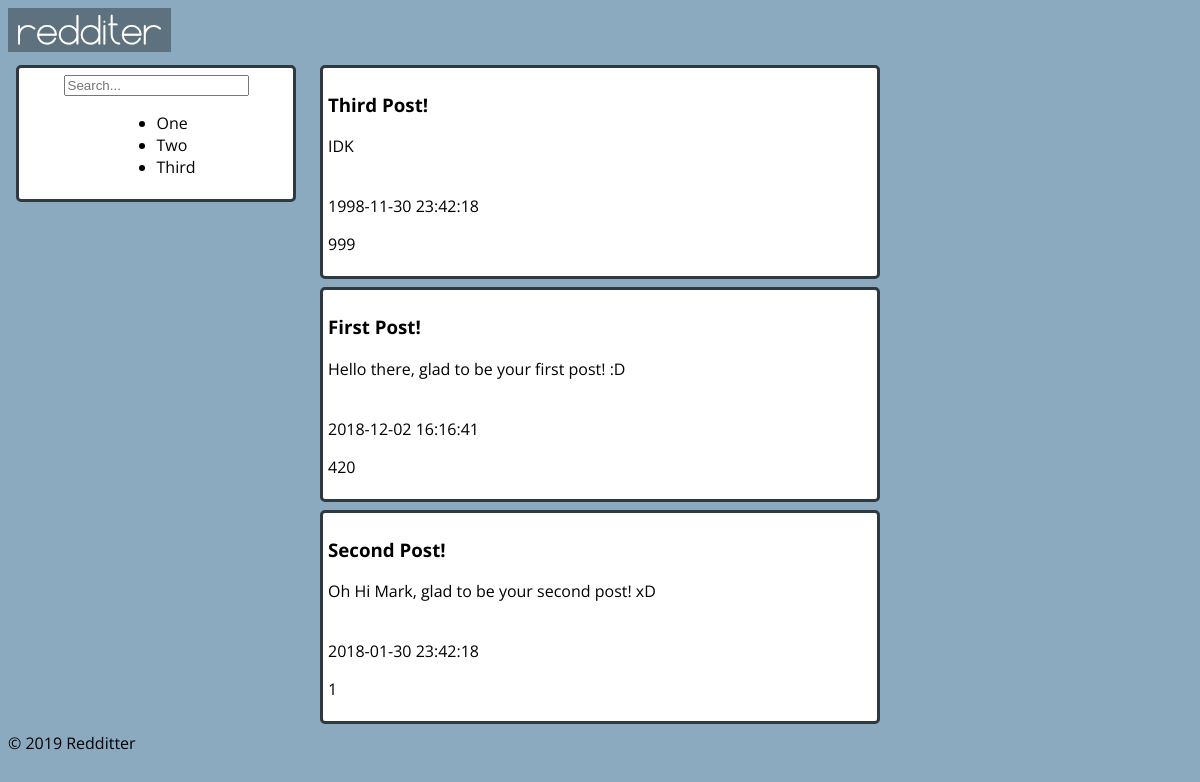
The app's page /pages/feed_page.php, older data.
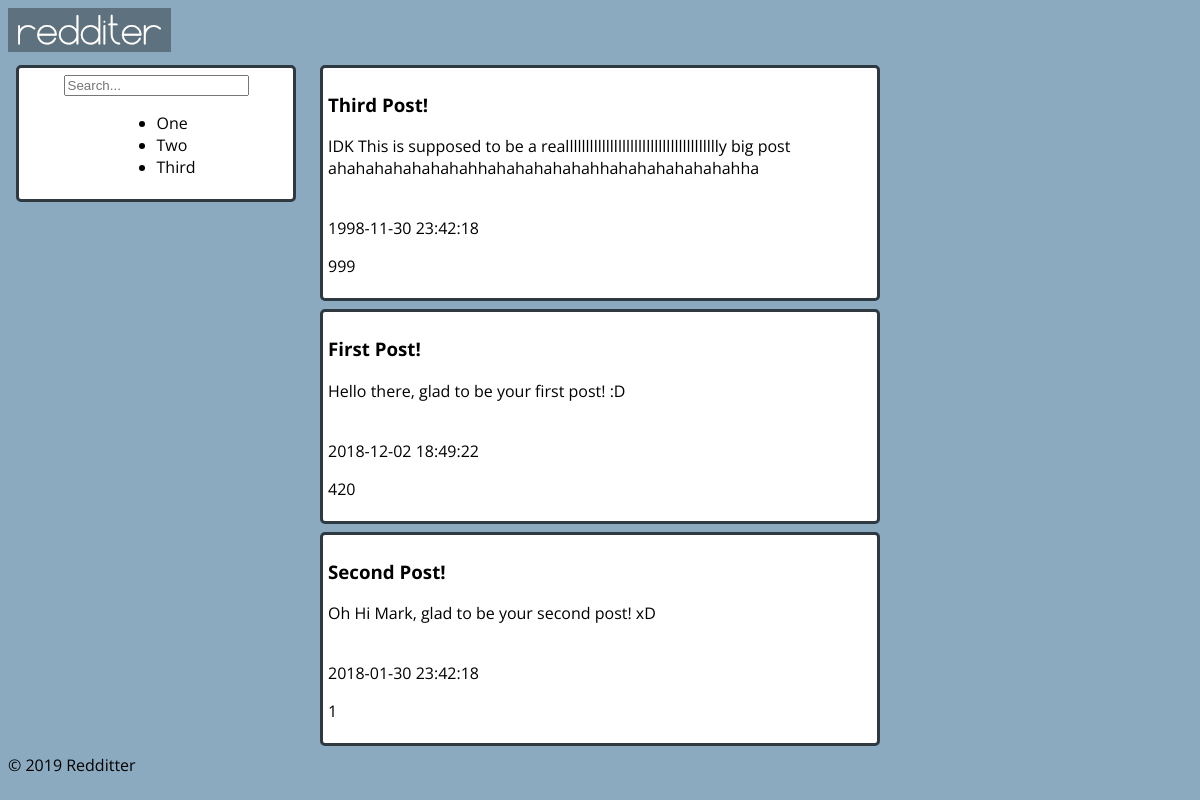
The same page, newer data.
### tables this page shows
CREATE TABLE Post (
    postID INTEGER PRIMARY KEY AUTOINCREMENT,
    userID VARCHAR REFERENCES User ON DELETE CASCADE,
    title VARCHAR NOT NULL,
    content VARCHAR NOT NULL,
    postDate DATE NOT NULL DEFAULT (datetime('now', 'localtime')),
    points INTEGER DEFAULT 0
);

### database/post.php (called while the page is built, shortened)
<?php
function getAllPosts($cat, $order) {
	global $dbh;
	try {
		switch($cat) {
			case "p":
				if($order == "a")
					$stmt = $dbh->prepare("SELECT * FROM Post ORDER BY points ASC");
				else if($order == "d")
					$stmt = $dbh->prepare("SELECT * FROM Post ORDER BY points DESC");
				break;
		}
		$stmt->execute();
		return $stmt->fetchAll();
	} catch(PDOException $e) {
		echo $e->getMessage();
		return null;
	}
}
?>

### templates/components/story-post.php (the view)
<article id='story-post' class='container'>
    <a href='/pages/post_page.php?id=<?=$post['postID']?>'>
        <h3><?=$post['title']?></h3>
        <p><?=$post['content']?></p> <br> <?=$post['postDate']?>
        <p> <?=$post['points']?> </p>
    </a>
</article>

### templates/common/header.php (shortened to what this page needs)
<!DOCTYPE html>
<html>
    <head>
        <link href='/css/style.css' rel='stylesheet'>
    </head>
    <body>
        <header id='top-bar'>
            <a href='/'><img src='/img/logo.png' /></a>
        </header>

### pages/feed_page.php
<?php
	require_once($_SERVER['DOCUMENT_ROOT'].'/includes/init.php');
	include_once($_SERVER['DOCUMENT_ROOT'].'/templates/common/header.php');
?>
<div id='feed' class='page'>
	<?php include_once($_SERVER['DOCUMENT_ROOT'].'/templates/components/side-bar.php'); ?>
	<div id='list-posts'>
		<?php
			include_once($_SERVER['DOCUMENT_ROOT'].'/database/post.php');
			$posts = getAllPosts('p', 'd');
			foreach($posts as $post) {
				include($_SERVER['DOCUMENT_ROOT'].'/templates/components/story-post.php');
			}
		?>
	</div>
</div>
<?php include_once($_SERVER['DOCUMENT_ROOT'].'/templates/common/footer.php'); ?>

### templates/components/side-bar.php
<aside id='side-bar' class='container'>
    <div id='search'>
        <input type='text' placeholder='Search...'>
    </div>
    <div id='list'>
        <ul>
            <li>One</li>
            <li>Two</li>
            <li>Third</li>
        </ul>
    </div>
</aside>

### templates/common/footer.php
        <footer id='bottom-bar'>
            &copy; 2019 Redditter
        </footer>
    </body>
</html>

### css/style.css (style rules this page uses)
body { background-color: #8baabf; font-family: 'Open Sans', sans-serif; display: grid; grid-template-areas: "header" "main" "footer"; }
header { grid-area: header; }
footer { grid-area: footer; }
#feed { grid-area: main; grid-template-columns: 25% auto 25%; grid-template-areas: "side-bar main ." ". main ."; }
#feed #side-bar { grid-area: side-bar; overflow: hidden; display: flex; flex-direction: column; justify-content: flex-start; }
#feed #list-posts { grid-area: main; }
#story-post { word-wrap: break-word; }
#side-bar > #search { align-self: center; }
#side-bar > #list { align-self: center; }
#list-posts #story-post { align-self: center; }
#story-post a { display: block; height: 100%; width: 100%; }
a { color: black; text-decoration: none; }
.page { display: grid; grid-gap: 0.5em 0.5em; }
.container { background-color: #ffffff; margin: 0.5em; padding: 5px; border: medium solid #2e3940; border-radius: 5px; }

Row changes from the older to the newer data that the page shows:
changed post "Third Post!": content "IDK" → "IDK This is supposed to be a realllllllllllllllllllllllllllllllllllllly big post ahahahahahahahahhahahahahahahhahahahahahahahha"
changed post "First Post!": postDate "2018-12-02 16:16:41" → "2018-12-02 18:49:22"
